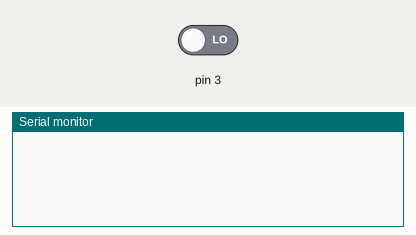
This sketch was run on a simulated Arduino Uno, built with avr-gcc and run on an emulated ATmega328P. Shown: the last lines printed to the serial monitor. Inputs (shaded band) come from the test bench; at power-on: pin 3 LOW.

Above: at 1.2 s.
1.3 s: pin 3 driven HIGH
At 1.46 s:
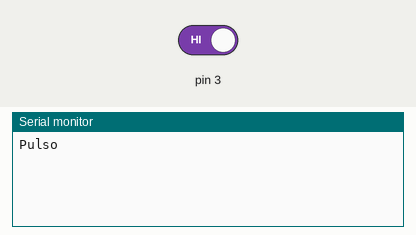
At 2.3 s:
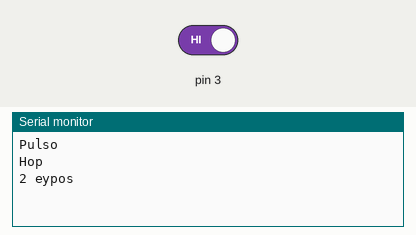

The sketch:

cointer.ino
```cpp
volatile byte CoinPulseCount = 0;
byte NewCoinInserted;
byte Command = 0;
int OpticalCountPin = 2;
volatile unsigned long PulseTime;
volatile byte CreditCount = 0;
volatile byte Credits;

 void setup(){
  Serial.begin(9600);
  pinMode(OpticalCountPin, INPUT);
  attachInterrupt(1, CoinPulse, RISING);
 }

 void loop(){
  if(CoinPulseCount > 0 && millis() - PulseTime > 200){
    Serial.println("Hop");
    NewCoinInserted = CoinPulseCount;
    CoinPulseCount = 0;
  }
    switch(NewCoinInserted){
      case 1: //2 eypos
       CreditCount+=40;
       Serial.println("2 eypos");
       NewCoinInserted = 0;
      break;
      case 2: //1 eypo
       CreditCount+=20;
       Serial.println("1 eypo");
       NewCoinInserted = 0;
      break;
      case 3: //50cents
       CreditCount+=10;
       Serial.println("50cents");
       NewCoinInserted = 0;
      break;
      case 4: //20cents
       CreditCount+=4;
       Serial.println("20cents");
       NewCoinInserted = 0;
      break;
      case 5: //10cents
       CreditCount+=2;
       Serial.println("10cents");
       NewCoinInserted = 0;
      break;
      case 6: //5cents
       CreditCount+=1;
       Serial.println("5cents");
       NewCoinInserted = 0;
      break;
    }

  }

 void CoinPulse(){
  CoinPulseCount++;
  Serial.println("Pulso");
  PulseTime = millis();
 }
 void UseCredit(){
  Credits=CreditCount/4;
  CreditCount=CreditCount%4;
  //TO DO: PUSH CREDIT_BUTTON x "Credits" TIMES
  Credits=0;
 }
```

Measured:
- after the input at 1.3 s, the serial monitor: prints a new line at once (image 1)
